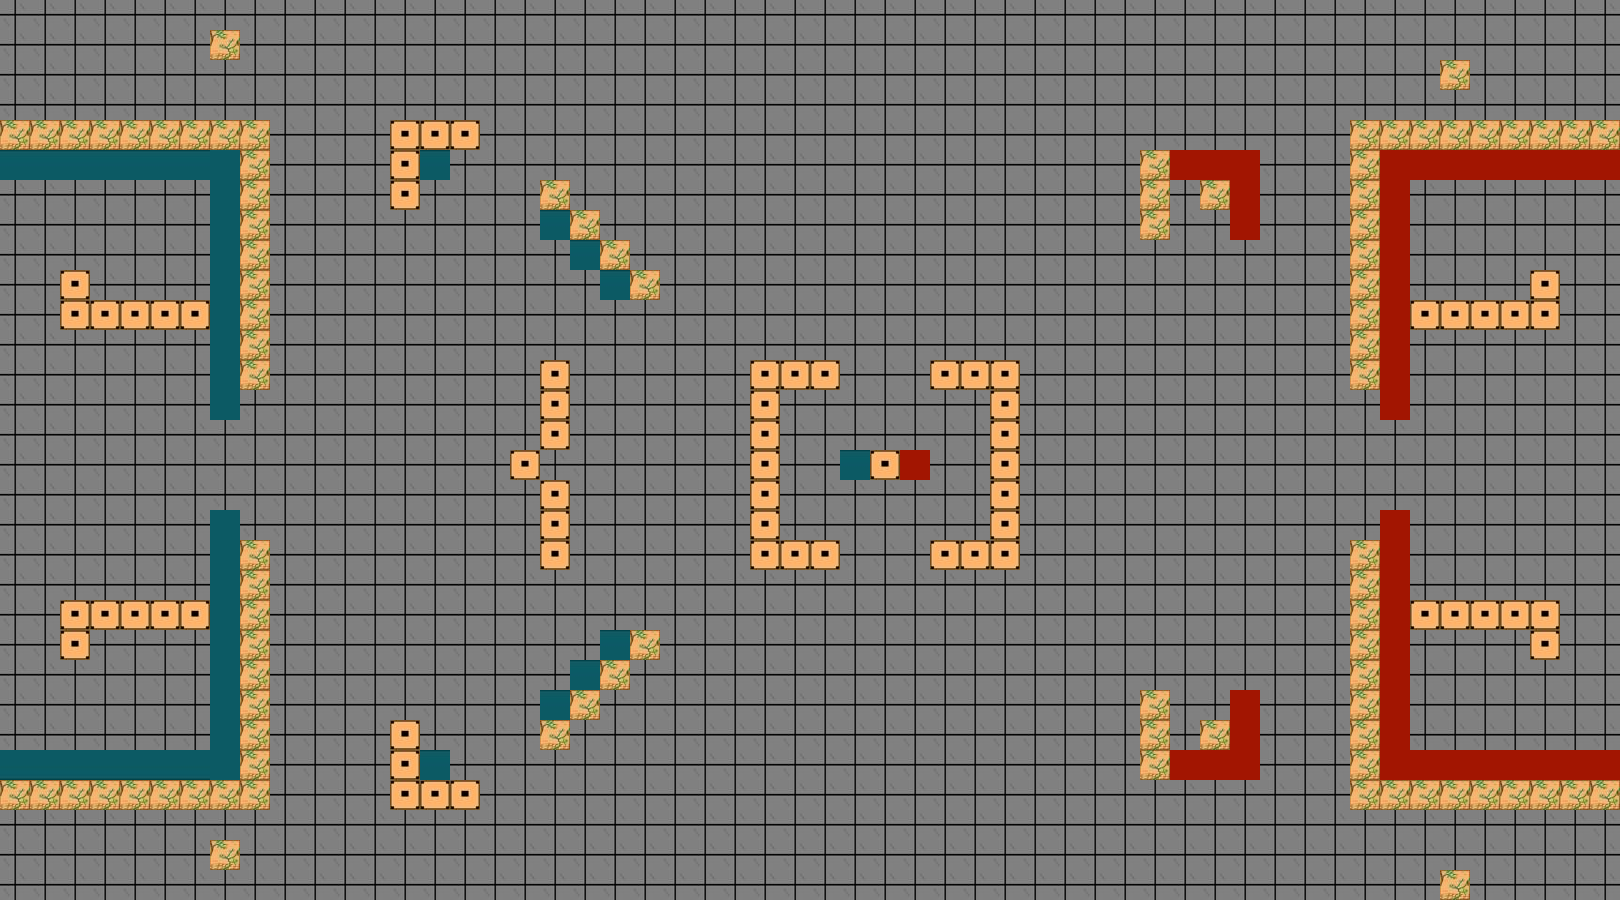

This game map was drawn from its Tiled (.tmx) file and the tilesets committed beside it. A one-line description and the trimmed map source follow:
An orthogonal 54x30 tile map with 30x30 px tiles, 1 tile layer (Слой тайлов 1).

<map version="1.4" tiledversion="1.4.3" orientation="orthogonal" renderorder="left-up" width="54" height="30" tilewidth="30" tileheight="30" infinite="0" nextlayerid="3" nextobjectid="1">
 <tileset firstgid="1" source="map_tiles.tsx" />
 <layer id="2" name="Слой тайлов 1" width="54" height="30">
  <data>[1620 cells, 1620 non-empty, 7 distinct tile ids]</data>
 </layer>
</map>